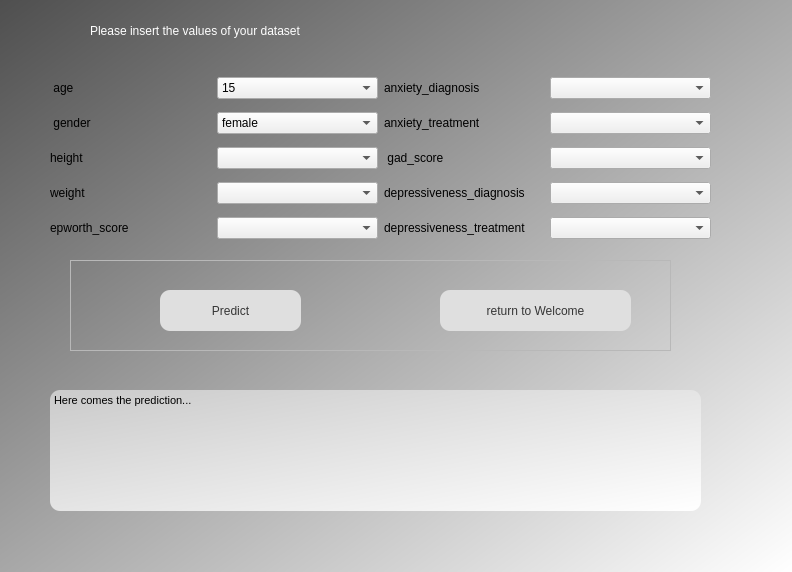
<?xml version="1.0" encoding="UTF-8"?>
<ui version="4.0">
 <class>layer_2</class>
 <widget class="QWidget" name="layer_2">
  <property name="geometry">
   <rect>
    <x>0</x>
    <y>0</y>
    <width>792</width>
    <height>572</height>
   </rect>
  </property>
  <property name="windowTitle">
   <string>Form</string>
  </property>
  <property name="styleSheet">
   <string notr="true">QWidget#layer_2{
background-color:qlineargradient(spread:pad, x1:0, y1:0, x2:1, y2:1, stop:0 rgba(79, 79, 79, 255), stop:1 rgba(255, 255, 255, 255));
}
</string>
  </property>
  <widget class="QWidget" name="layoutWidget">
   <property name="geometry">
    <rect>
     <x>50</x>
     <y>70</y>
     <width>661</width>
     <height>181</height>
    </rect>
   </property>
   <layout class="QGridLayout" name="gridLayout">
    <item row="4" column="1">
     <widget class="QComboBox" name="comboBox_3_1"/>
    </item>
    <item row="0" column="2">
     <widget class="QLabel" name="label_0_2">
      <property name="styleSheet">
       <string notr="true">font: 12pt &quot;MS Shell Dlg 2&quot;;</string>
      </property>
      <property name="text">
       <string>anxiety_diagnosis</string>
      </property>
     </widget>
    </item>
    <item row="3" column="0">
     <widget class="QLabel" name="label_2_0">
      <property name="styleSheet">
       <string notr="true">font: 12pt &quot;MS Shell Dlg 2&quot;;</string>
      </property>
      <property name="text">
       <string>height</string>
      </property>
     </widget>
    </item>
    <item row="2" column="1">
     <widget class="QComboBox" name="comboBox_1_1">
      <property name="styleSheet">
       <string notr="true"/>
      </property>
      <item>
       <property name="text">
        <string>female</string>
       </property>
      </item>
      <item>
       <property name="text">
        <string>male</string>
       </property>
      </item>
     </widget>
    </item>
    <item row="2" column="0">
     <widget class="QLabel" name="label_1_0">
      <property name="styleSheet">
       <string notr="true">font: 12pt &quot;MS Shell Dlg 2&quot;;</string>
      </property>
      <property name="text">
       <string> gender</string>
      </property>
     </widget>
    </item>
    <item row="4" column="0">
     <widget class="QLabel" name="label_3_0">
      <property name="styleSheet">
       <string notr="true">font: 12pt &quot;MS Shell Dlg 2&quot;;</string>
      </property>
      <property name="text">
       <string>weight</string>
      </property>
     </widget>
    </item>
    <item row="2" column="3">
     <widget class="QComboBox" name="comboBox_1_3"/>
    </item>
    <item row="2" column="2">
     <widget class="QLabel" name="label_1_2">
      <property name="styleSheet">
       <string notr="true">font: 12pt &quot;MS Shell Dlg 2&quot;;</string>
      </property>
      <property name="text">
       <string>anxiety_treatment</string>
      </property>
     </widget>
    </item>
    <item row="0" column="1">
     <widget class="QComboBox" name="comboBox_0_1">
      <item>
       <property name="text">
        <string>15</string>
       </property>
      </item>
      <item>
       <property name="text">
        <string>16</string>
       </property>
      </item>
      <item>
       <property name="text">
        <string>17</string>
       </property>
      </item>
      <item>
       <property name="text">
        <string>18</string>
       </property>
      </item>
      <item>
       <property name="text">
        <string>19</string>
       </property>
      </item>
      <item>
       <property name="text">
        <string>20</string>
       </property>
      </item>
      <item>
       <property name="text">
        <string>21</string>
       </property>
      </item>
      <item>
       <property name="text">
        <string>22</string>
       </property>
      </item>
      <item>
       <property name="text">
        <string>23</string>
       </property>
      </item>
      <item>
       <property name="text">
        <string>24</string>
       </property>
      </item>
      <item>
       <property name="text">
        <string>25</string>
       </property>
      </item>
      <item>
       <property name="text">
        <string>26</string>
       </property>
      </item>
      <item>
       <property name="text">
        <string>27</string>
       </property>
      </item>
      <item>
       <property name="text">
        <string>28</string>
       </property>
      </item>
      <item>
       <property name="text">
        <string>29</string>
       </property>
      </item>
      <item>
       <property name="text">
        <string>30</string>
       </property>
      </item>
      <item>
       <property name="text">
        <string>31</string>
       </property>
      </item>
      <item>
       <property name="text">
        <string>32</string>
       </property>
      </item>
     </widget>
    </item>
    <item row="0" column="3">
     <widget class="QComboBox" name="comboBox_0_3"/>
    </item>
    <item row="4" column="3">
     <widget class="QComboBox" name="comboBox_3_3"/>
    </item>
    <item row="0" column="0">
     <widget class="QLabel" name="label_0_0">
      <property name="styleSheet">
       <string notr="true">font: 12pt &quot;MS Shell Dlg 2&quot;;</string>
      </property>
      <property name="text">
       <string> age</string>
      </property>
     </widget>
    </item>
    <item row="3" column="3">
     <widget class="QComboBox" name="comboBox_2_3"/>
    </item>
    <item row="3" column="1">
     <widget class="QComboBox" name="comboBox_2_1"/>
    </item>
    <item row="5" column="0">
     <widget class="QLabel" name="label_4_0">
      <property name="styleSheet">
       <string notr="true">font: 12pt &quot;MS Shell Dlg 2&quot;;</string>
      </property>
      <property name="text">
       <string>epworth_score</string>
      </property>
     </widget>
    </item>
    <item row="5" column="1">
     <widget class="QComboBox" name="comboBox_4_1"/>
    </item>
    <item row="5" column="2">
     <widget class="QLabel" name="label_4_2">
      <property name="styleSheet">
       <string notr="true">font: 12pt &quot;MS Shell Dlg 2&quot;;</string>
      </property>
      <property name="text">
       <string>depressiveness_treatment </string>
      </property>
     </widget>
    </item>
    <item row="5" column="3">
     <widget class="QComboBox" name="comboBox_4_3"/>
    </item>
    <item row="3" column="2">
     <widget class="QLabel" name="label_2_2">
      <property name="styleSheet">
       <string notr="true">font: 12pt &quot;MS Shell Dlg 2&quot;;</string>
      </property>
      <property name="text">
       <string> gad_score </string>
      </property>
     </widget>
    </item>
    <item row="4" column="2">
     <widget class="QLabel" name="label_3_2">
      <property name="styleSheet">
       <string notr="true">font: 12pt &quot;MS Shell Dlg 2&quot;;</string>
      </property>
      <property name="text">
       <string>depressiveness_diagnosis</string>
      </property>
     </widget>
    </item>
   </layout>
  </widget>
  <widget class="QTextEdit" name="outputField">
   <property name="geometry">
    <rect>
     <x>50</x>
     <y>390</y>
     <width>651</width>
     <height>121</height>
    </rect>
   </property>
   <property name="styleSheet">
    <string notr="true">background-color:qlineargradient(spread:pad, x1:0, y1:0, x2:1, y2:1, stop:0 rgba(202, 202, 202, 255), stop:1 rgba(255, 255, 255, 255));
border-radius: 10.0px;
</string>
   </property>
   <property name="html">
    <string>&lt;!DOCTYPE HTML PUBLIC &quot;-//W3C//DTD HTML 4.0//EN&quot; &quot;http://www.w3.org/TR/REC-html40/strict.dtd&quot;&gt;
&lt;html&gt;&lt;head&gt;&lt;meta name=&quot;qrichtext&quot; content=&quot;1&quot; /&gt;&lt;style type=&quot;text/css&quot;&gt;
p, li { white-space: pre-wrap; }
&lt;/style&gt;&lt;/head&gt;&lt;body style=&quot; font-family:'MS Shell Dlg 2'; font-size:8.25pt; font-weight:400; font-style:normal;&quot;&gt;
&lt;p style=&quot; margin-top:0px; margin-bottom:0px; margin-left:0px; margin-right:0px; -qt-block-indent:0; text-indent:0px;&quot;&gt;Here comes the prediction...&lt;/p&gt;&lt;/body&gt;&lt;/html&gt;</string>
   </property>
  </widget>
  <widget class="QLabel" name="headlineDepressiveness">
   <property name="geometry">
    <rect>
     <x>90</x>
     <y>10</y>
     <width>571</width>
     <height>41</height>
    </rect>
   </property>
   <property name="styleSheet">
    <string notr="true">color:rgb(255, 255, 255);
font: 24pt &quot;MS Shell Dlg 2&quot;;</string>
   </property>
   <property name="text">
    <string>Please insert the values of your dataset</string>
   </property>
  </widget>
  <widget class="QFrame" name="frame">
   <property name="geometry">
    <rect>
     <x>70</x>
     <y>260</y>
     <width>601</width>
     <height>91</height>
    </rect>
   </property>
   <property name="frameShape">
    <enum>QFrame::StyledPanel</enum>
   </property>
   <property name="frameShadow">
    <enum>QFrame::Raised</enum>
   </property>
   <widget class="QPushButton" name="pushButton_predict">
    <property name="geometry">
     <rect>
      <x>90</x>
      <y>30</y>
      <width>141</width>
      <height>41</height>
     </rect>
    </property>
    <property name="styleSheet">
     <string notr="true">background-color:rgb(223, 223, 223);
color: rgb(54, 54, 54);
border-radius:10.0px;
font: 14pt &quot;MS Shell Dlg 2&quot;;
</string>
    </property>
    <property name="text">
     <string>Predict</string>
    </property>
   </widget>
   <widget class="QPushButton" name="ButtonToWelcome">
    <property name="geometry">
     <rect>
      <x>370</x>
      <y>30</y>
      <width>191</width>
      <height>41</height>
     </rect>
    </property>
    <property name="styleSheet">
     <string notr="true">background-color:rgb(223, 223, 223);
color: rgb(54, 54, 54);
border-radius:10.0px;
font: 14pt &quot;MS Shell Dlg 2&quot;;</string>
    </property>
    <property name="text">
     <string>return to Welcome</string>
    </property>
   </widget>
  </widget>
 </widget>
 <resources/>
 <connections/>
</ui>
